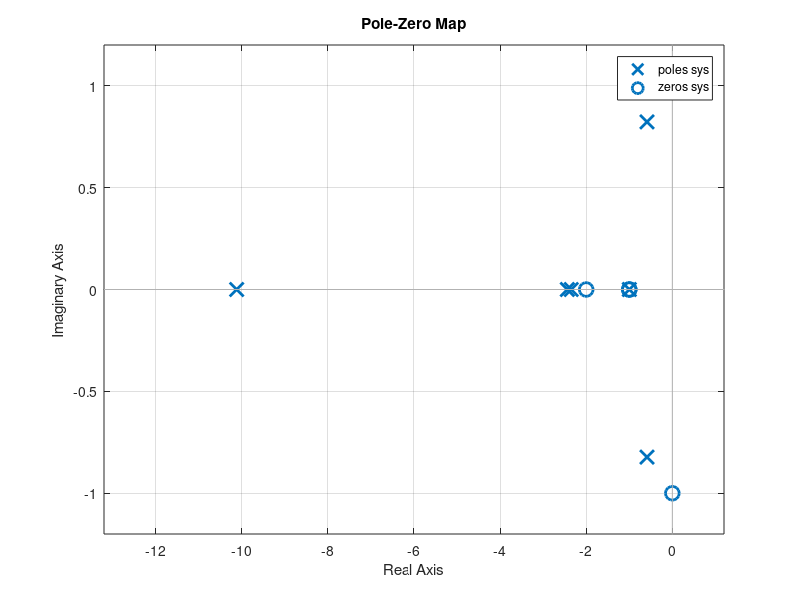

Here is the MATLAB script that generated this plot:
% multi-loop feedback system
% find closed loop transfer function and plot pole-zero map of the system

% define blocks
sysg1 = tf([1], [1 10]);
sysg2 = tf([1], [1 1]);
sysg3 = tf([1 0 1], [1 4 4]);
sysg4 = tf([1 1], [1 6]);
sysh1 = tf([1 1], [1 2]);
sysh2 = tf([2], [1]);
sysh3 = tf([1], [1]);

% construct closed loop transfer function
L1 = feedback(series(sysg3, sysg4), sysh1, +1);
L2 = feedback(series(sysg2, L1), sysh2/sysg4, -1);
sys = feedback(series(sysg1, L2), sysh3, -1);

% plot pole-zero map
pzmap(sys);